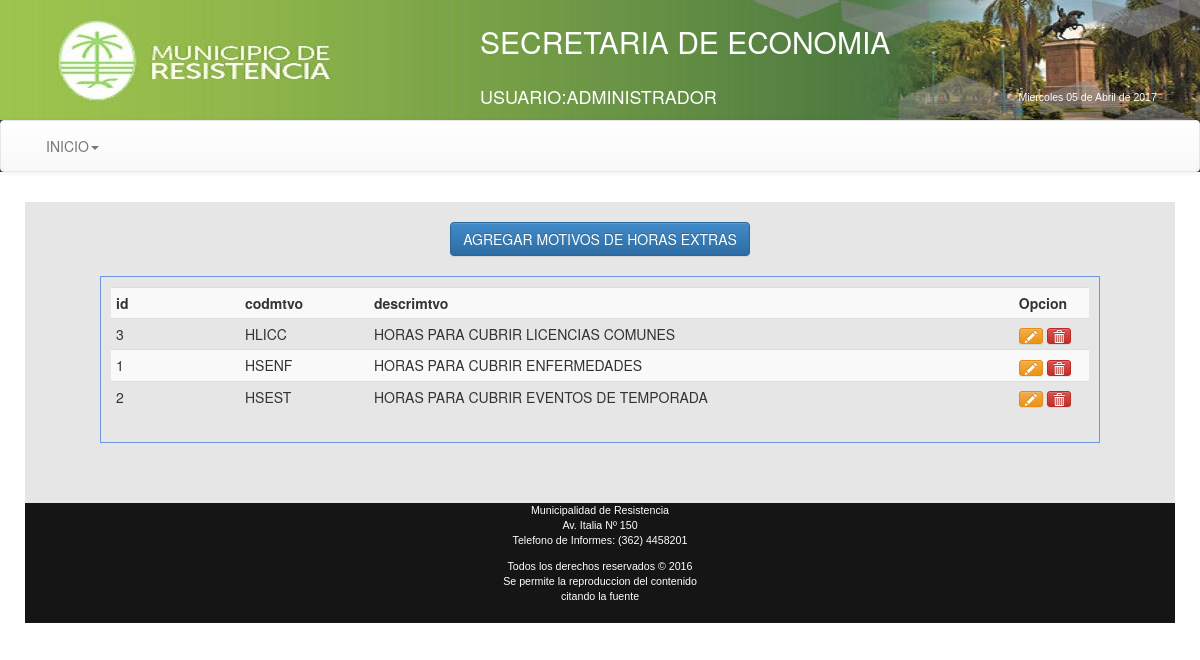
The app's page /Economia/views/frmConfigMotHas.php (signed in) with its own data.
### tables this page shows
CREATE TABLE `motivoshoras` (
  `id` int(11) NOT NULL AUTO_INCREMENT,
  `codmtvo` varchar(5) NOT NULL,
  `descrimtvo` varchar(45) NOT NULL,
  PRIMARY KEY (`id`)
);

### Economia/views/frmConfigMotHas.php (the view, shortened to what this page needs)
<!DOCTYPE html PUBLIC "-//W3C//DTD XHTML 1.0 Transitional//EN" "http://www.w3.org/TR/xhtml1/DTD/xhtml1-transitional.dtd">
<html xmlns="http://www.w3.org/1999/xhtml">
<head>
<link rel="stylesheet" type="text/css" href="../css/estilo.css" media="screen">
<link rel="stylesheet" type="text/css" href="../bootstrap/css/bootstrap.css">
<link rel="stylesheet" type="text/css" href="../bootstrap/css/bootstrap.min.css">
<link rel="stylesheet" type="text/css" href="../bootstrap/css/bootstrap-theme.css">
<link rel="stylesheet" type="text/css" href="../bootstrap/css/bootstrap-theme.min.css">
</head>
<body class="body" style=" background-image: url(../images/bgcity.jpg);
  background-attachment: fixed;">
<header>
<table width="100%" height="120" border="0" background="../images/header2015.jpg">
<tr><td width="40%"></td>
<td><div align="left" style="color:#ffffff;" ><p><h2>SECRETARIA DE ECONOMIA</h2></p>
 </div></td>
</tr>
<tr><td width="40%"></td>
<td><div align="left" style="color:#ffffff;" ><p><h4>USUARIO:<?php echo $_SESSION["apynom"]?></h4></p>
 </div></td>
 <td><div align="left" style="color:#ffffff;" >
<p><h5>
</h5></p>
 </div></td>
</tr>
</table>
<nav class="navbar navbar-default">
<div class="container-fluid">
<div class="collapse navbar-collapse" id="navbar-1">
 <ul class="nav navbar-nav">
 <li class="dropdown">
   <a href="#" class="dropdown-toggle" data-toggle="dropdown" role="button">INICIO<span class="caret"></span></a>
 </li>
 </ul>
 </div>
 </div>
 </nav>
</header>
<div class="container"
style="background-color:#E6E6E6;border-radius: 10px 10px 10px 10px;
-moz-border-radius: 10px 10px 10px 10px;
-webkit-border-radius: 10px 10px 10px 10px;
border: 10px solid #ffffff;">
<body>
<section>
  <table border="0" align="center">
   <tr>
    <td width="100"><button id="nueva-factura" class="btn btn-primary">AGREGAR MOTIVOS DE HORAS EXTRAS</button></td>
   </tr>
  </table>
 </section>
    <div class="registros" id="agrega-registros">
        <table class="table table-striped table-condensed table-hover">
         <tr>
          <th width="100">id</th>
          <th width="100">codmtvo</th>
          <th width="500">descrimtvo</th>
          <th width="20">Opcion</th>
         </tr>
          <?php
            $conexion=Conectarse();
            $queryu="SELECT * FROM motivoshoras ORDER BY codmtvo asc";
            $registro = mysqli_query($conexion,$queryu);
            while($registro2 = mysqli_fetch_array($registro)){
             echo '<tr>
                   <td>'.$registro2['id'].'</td>
                   <td>'.$registro2['codmtvo'].'</td>
                   <td>'.$registro2['descrimtvo'].'</td>
                   <td><a href="javascript:editarMotHas('.$registro2['id'].');" class="btn btn-warning btn-xs"><i class="glyphicon glyphicon-pencil"></i></a>
                  <a href="javascript:eliminarMotHas('.$registro2['id'].');" class="btn btn-danger btn-xs"><i class="glyphicon glyphicon-trash"></i></a>
                    </td>
                    </tr>';
            }
        ?>
       </table>
    </div>
    <br>
<br><br>
<small>
<div class="row" style="height:120px; background-color:#151515;color:#ffffff; font-family:Arial;font-size:8pt;">
<div class="col-md-12" align="center">
    <p>Municipalidad de Resistencia<br />
    Av. Italia Nº 150<br />
    Telefono de Informes: (362) 4458201</p>
    <p>Todos los derechos reservados &copy; 2016<br />
      Se permite la reproduccion del contenido<br />
      citando la fuente
    </p>
  </div>
</div>
</small>
</body>
</div>
</html>

### Economia/css/estilo.css (style rules this page uses)
body { background:#2c3e50; color:#fff; margin:0px; font-family:"Trebuchet MS", Arial, Helvetica, sans-serif; min-width:1000px; }
header { background:#2c3e50; color:#fff; }
section { margin-top:20px; }
.registros { margin:auto; width:1000px; margin-top:20px; border:1px solid #6F96DF; height:auto; padding:10px; }

### records on screen
motivoshoras: id "3", codmtvo "HLICC", descrimtvo "HORAS PARA CUBRIR LICENCIAS COMUNES"
motivoshoras: id "1", codmtvo "HSENF", descrimtvo "HORAS PARA CUBRIR ENFERMEDADES"
motivoshoras: id "2", codmtvo "HSEST", descrimtvo "HORAS PARA CUBRIR EVENTOS DE TEMPORADA"

### other values on screen
$_SESSION["apynom"] "ADMINISTRADOR"
